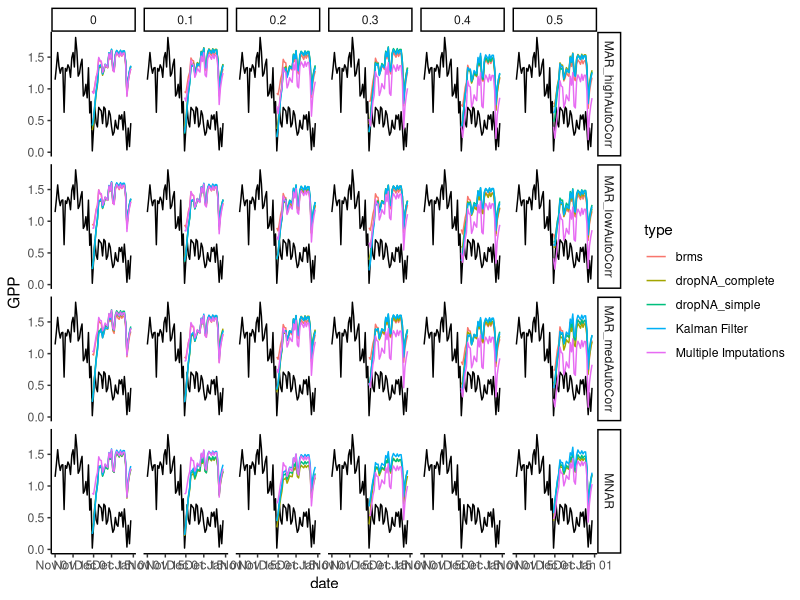
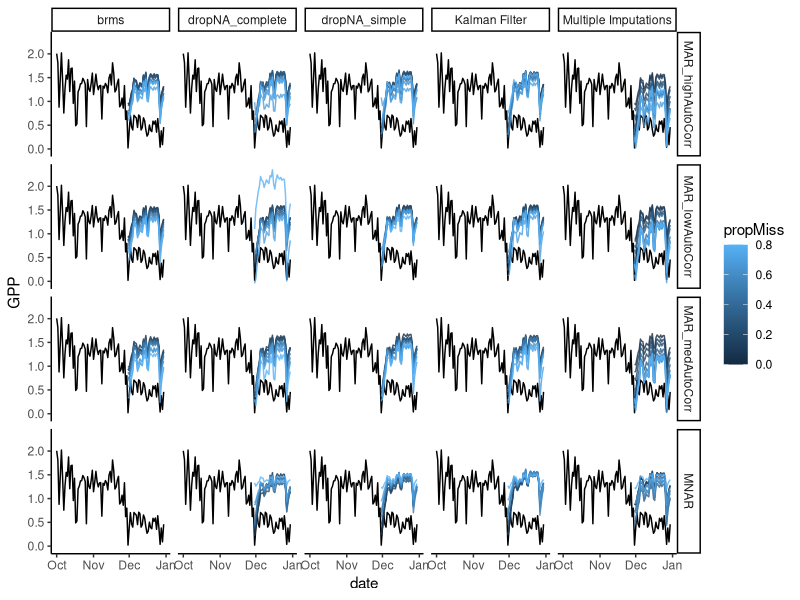
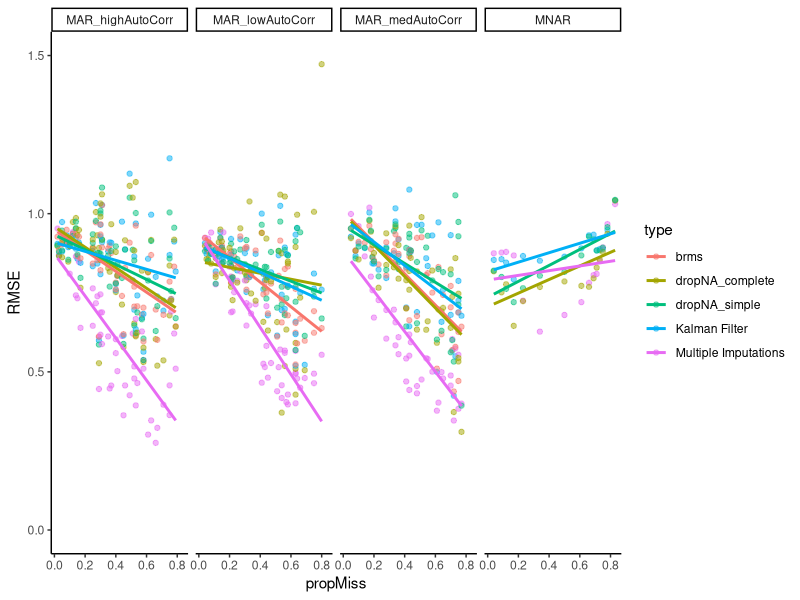

These figures' R source, in order:
#####
# making figures for GPP forecast RMSE 
#####

# load packages
library(tidyverse)
library(Metrics)


# read in prediction data ------------------------------------------------------------
# read in real, complete dataset
realData <- read.csv("./data/pine_river_data_prepped.csv") %>% 
  mutate(date = lubridate::as_datetime(date))

# MAR arima data
MAR_arima <- read.csv("./data/model_results/gauss_real_MAR_arima_FORECASTpreds.csv") %>% 
  rename(Estimate = pred, Est.Error = se) %>% 
  mutate(Q2.5 = NA, Q97.5 = NA) %>% 
  select(-CurSim, -X) %>% 
  relocate(missingprop_autocor, Estimate, Est.Error, Q2.5, Q97.5, date, GPP, missingness, type, run_no) %>% 
  mutate(date = lubridate::as_datetime(date))
# MAR brms data
MAR_brms <- read.csv("./data/model_results/gauss_real_MAR_brms_FORECASTpreds_normPriorNB.csv") %>% 
  mutate(date = lubridate::as_datetime(date))

# MNAR arima data
MNAR_arima <- read.csv("./data/model_results/gauss_real_MNAR_arima_FORECASTpreds.csv") %>% 
  rename(Estimate = pred, Est.Error = se) %>% 
  mutate(Q2.5 = NA, Q97.5 = NA) %>% 
  select(-CurSim, -X) %>% 
  relocate(missingprop_autocor, Estimate, Est.Error, Q2.5, Q97.5, date, GPP, missingness, type, run_no) %>% 
  mutate(date = lubridate::as_datetime(date),
         missingness = "MNAR")
# MNAR brms data
MNAR_brms <- read.csv("./data/model_results/gauss_real_MNAR_brms_FORECASTpreds_normPriorNB.csv")%>% 
  mutate(date = lubridate::as_datetime(date),
         missingness = "MNAR")

# join all data together
allDat <- rbind(MAR_arima, MAR_brms, MNAR_arima, MNAR_brms)

# remove runs w/ no missingness (missingprop_autocor = "y)
allDat <- allDat %>% 
  filter(missingprop_autocor != "y") %>% 
  filter(!is.na(Estimate)) # remove NAs in Estimate column (12/31)

# reformat data -----------------------------------------------------------
# retrieve proportion missing and amount autocor from names
allDat <- allDat %>% 
  mutate(propMiss = as.numeric(str_split(missingprop_autocor, pattern = "_", simplify = TRUE)[,2]),
         amtAutoCorr = as.numeric(str_split(missingprop_autocor, pattern = "_", simplify = TRUE)[,4]))
allDat[allDat$missingness == "MNAR", "amtAutoCorr"] <- 0
# assign "bins" of autocorrelation
allDat[allDat$missingness != "MNAR" & allDat$amtAutoCorr <=0.3 & !is.na(allDat$amtAutoCorr), "missingness"] <- "MAR_lowAutoCorr"
allDat[allDat$missingness != "MNAR" & allDat$amtAutoCorr > 0.3 & allDat$amtAutoCorr < 0.6 &!is.na(allDat$amtAutoCorr), "missingness"] <- "MAR_medAutoCorr"
allDat[allDat$missingness != "MNAR" & allDat$amtAutoCorr  >= 0.6 & !is.na(allDat$amtAutoCorr), "missingness"] <- "MAR_highAutoCorr"

# calculate RMSE  ---------------------------------------------------------
RMSE <- allDat %>% 
  group_by(missingprop_autocor, missingness, type, propMiss, amtAutoCorr) %>% 
  summarise(RMSE = sqrt(mean((Estimate - GPP)^2, na.rm = TRUE)))

# add to all data df
allDat <- allDat %>% 
  left_join(RMSE)

# Make figure of predictions ----------------------------------------------

allDat_fig <- allDat %>% 
  group_by(date, missingness, type, round(propMiss,1)) %>% 
  summarize(Estimate_mean = mean(Estimate),
            Estimate_sd = sd(Estimate),
            Est.Error_mean = mean(Est.Error)) %>% 
  rename(propMiss = "round(propMiss, 1)")
  
# calculate low, med, and high autocorr
  
forecastFig <- ggplot() + 
  facet_grid(.~as.factor(missingness) ~ as.factor(type)) +
  geom_line(data = realData[lubridate::month(realData$date) %in% c(lubridate::month(10:12)),], aes(x = date, y = GPP)) + 
  geom_line(data = allDat_fig, aes(x = date, y = Estimate_mean, col = propMiss, group = propMiss), alpha = .8) +
  theme_classic() 
# save figure
png(file = "./figures/forecastAccuracy_gaussian.png", width = 9, height = 6, units = "in", res = 700)
forecastFig
dev.off()
# RMSE figure -------------------------------------------------------------
rmse_fig <- ggplot(data = RMSE) +
  facet_grid(.~missingness) +
  geom_point(aes(x = propMiss, y = RMSE, col = type), alpha = .5) +
  geom_smooth(aes(x = propMiss, y = RMSE, col = type), method = "lm", se = FALSE) +
  theme_classic() +
  ylim(c(0,1.5))
# save figure
png(file = "./figures/RMSE_gaussian.png", width = 8, height = 4, units = "in", res = 700)
rmse_fig
dev.off()


# figure of mean predictions across all amounts missingness for one type  --------
second_fig <- allDat_fig %>% 
  filter(
         propMiss <=0.5)
ggplot() + 
  facet_grid(.~as.factor(missingness)~ as.factor(propMiss)) +
  #geom_ribbon(data = second_fig, aes(x = date, ymin = Estimate_mean - 1.96 * Est.Error_mean, ymax = Estimate_mean + 1.96 * Est.Error_mean, fill = type, group =type), alpha = .3) +
  geom_line(data = realData[lubridate::month(realData$date) %in% c(lubridate::month(11:12)),], aes(x = date, y = GPP)) + 
  geom_line(data = second_fig, aes(x = date, y = Estimate_mean, col = type, group = type)) +
  theme_classic() 


      
